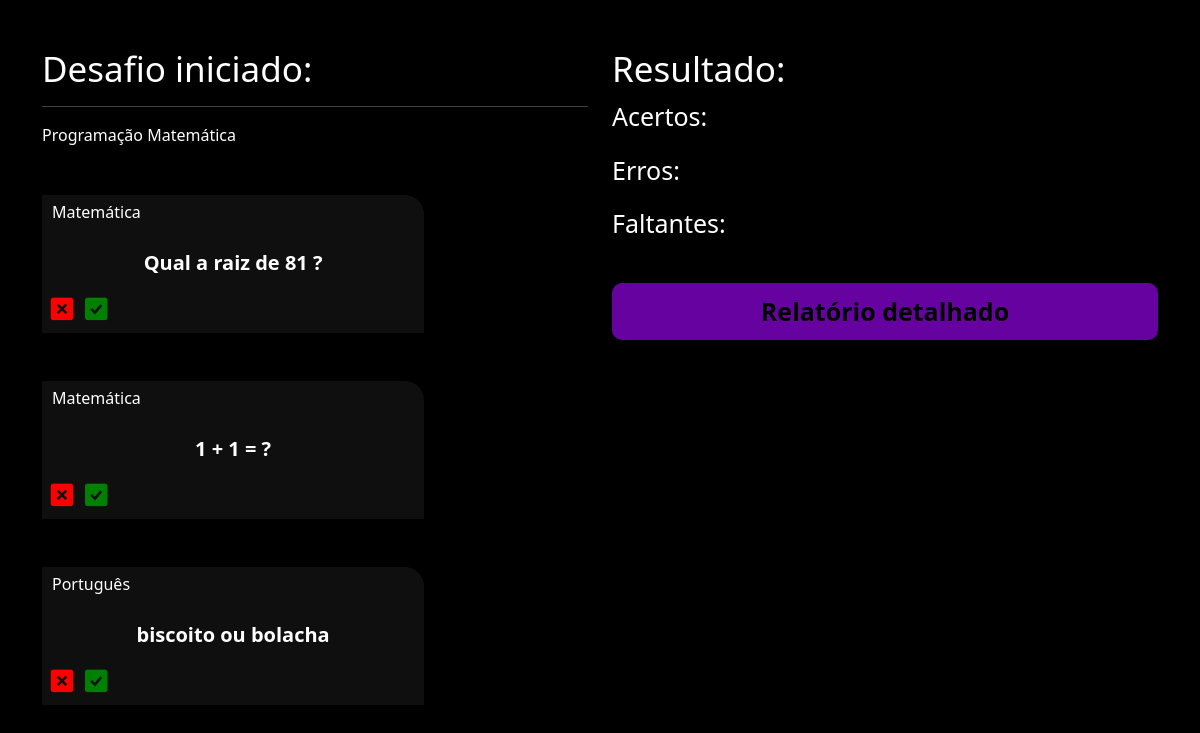
The app's page /flashcard/desafio/12 with its own data.
### flashcard/models.py (models this page shows, shortened)
class FlashcardDesafio(models.Model):
    flashcard = models.ForeignKey(Flashcard, on_delete=models.DO_NOTHING)
    respondido = models.BooleanField(default=True)
    acertou = models.BooleanField(default=False)

class Flashcard(models.Model):
    DIFICULDADE_CHOICES = (('D', 'Difícil'), ('M', 'Médio'), ('F', 'Fácil'))
    user = models.ForeignKey(User, on_delete=models.DO_NOTHING)
    pergunta = models.CharField(max_length=200)
    resposta = models.TextField()
    categoria = models.ForeignKey(Categoria, on_delete=models.DO_NOTHING)
    dificuldade = models.CharField(max_length=1, choices=DIFICULDADE_CHOICES)

class Categoria(models.Model):
    nome = models.CharField(max_length=25)
    def __str__(self):
        return self.nome

### flashcard/views.py (the view)
# urls.py: path('desafio/<int:id>', views.desafio, name='desafio')
def desafio(req, id):
    desafio = Desafio.objects.get(id=id)
    if req.method=="GET":
        return render(
            req,
            'desafio.html',
            {
                'desafio': desafio
            }
        )

### flashcard/templates/desafio.html (shortened to what this page needs)
{% extends "base.html" %} {% load static %} {% block 'header' %}
<link href="{% static 'usuarios/css/cadastro.css' %}" rel="stylesheet" />
<link href="{% static 'flashcard/css/novo_flashcard.css' %}" rel="stylesheet" />
<link
  href="{% static 'flashcard/css/iniciar_desafio.css' %}"
  rel="stylesheet"
/>
<link href="{% static 'flashcard/css/desafio.css' %}" rel="stylesheet" />
<link
  href="https://unpkg.com/boxicons@2.1.4/css/boxicons.min.css"
  rel="stylesheet"
/>
{% endblock 'header' %} {% block 'conteudo' %}
<div class="container">
  <br />
  <br />
  <div class="row">
    <div class="col-md">
      <h3 class="fonte-secundaria">Desafio iniciado:</h3>
      <hr />
      <span class="badge-categoria">Programação</span>
      <span class="badge-categoria">Matemática</span>
      <br />
      <br />
      <br />
      {% for flash in desafio.flashcard.all %}
      <div class="box-new-flashcard">
        <div class="flashcard">
          <div class="flashcard-categoria">{{flash.flashcard.categoria}}</div>
          <br />
          <br />
          <div class="flashcard-box-item" onclick="flip_card({{flash.id}})">
            <p class="flashcard-item">{{flash.flashcard.pergunta}}</p>
          </div>
          <div class="responder">
            <a href=""><i class="bx bxs-x-square icone-vermelho"></i></a>
            <a href=""><i class="bx bxs-check-square icone-verde"></i></a>
          </div>
        </div>
      </div>
      <br />
      <br />
      {% endfor %}
    </div>
    <div class="col-md">
      <h3 class="fonte-secundaria">Resultado:</h3>
      <p class="fonte-p">Acertos:</p>
      <p class="fonte-p">Erros:</p>
      <p class="fonte-p">Faltantes:</p>
      <br />
      <a class="btn-cadastro btn-desafio" href="">Relatório detalhado</a>
    </div>
  </div>
</div>
{% endblock 'conteudo' %}

### templates/static/geral/css/base.css (style rules this page uses)
:root { --color-0: #000; --color-1: #0f0f0f; --color-2: rgb(77, 22, 109); --color-3: #6602a0; --color-4: #004aac; }
body { background-color: var(--color-0); color: white }

### templates/static/usuarios/css/cadastro.css (style rules this page uses)
* { margin: 0; padding: 0; }
.btn-cadastro { padding: 10px; background-color: var(--color-3); border: none; border-radius: 10px; color: #fff; font-size: 18px; font-weight: bold; padding-left: 25px; padding-right: 25px; align-items: center; justify-content: center; transition: all 0.2s ease-in-out; }
.btn-cadastro::after, .btn-cadastro:hover { background-color: var(--color-2); transform: scale(1.1); }

### templates/static/flashcard/css/novo_flashcard.css (style rules this page uses)
.box-new-flashcard { width: 70%; margin: auto; }
.flashcard { background-color: var(--color-1); padding: 5px; border-radius: 0 20px 0 0; }
.flashcard-box-item { text-align: center; }
.flashcard p { font-size: 20px; font-weight: bold; cursor: pointer; }
.flashcard-categoria { background-color: var(--color-1); display: inline; padding: 5px; }

### templates/static/flashcard/css/iniciar_desafio.css (style rules this page uses)
.fonte-secundaria { font-size: 35px; }

### templates/static/flashcard/css/desafio.css (style rules this page uses)
* { color: #fff; }
.box-new-flashcard { margin: 0; background-color: var(--color-1); border-radius: 20px; }
.icone-vermelho { color:red; font-size: 30px; }
.icone-verde { color:green; font-size: 30px; }
.fonte-p { font-size: 25px; }
.btn-desafio { width: 100% !important; color: black; text-decoration: none; display: block; text-align: center; font-size: 25px; }

### records on screen
FlashcardDesafio: flashcard.categoria "Matemática", flashcard.pergunta "Qual a raiz de 81 ?"
FlashcardDesafio: flashcard.categoria "Matemática", flashcard.pergunta "1 + 1 = ?"
FlashcardDesafio: flashcard.categoria "Português", flashcard.pergunta "biscoito ou bolacha"
